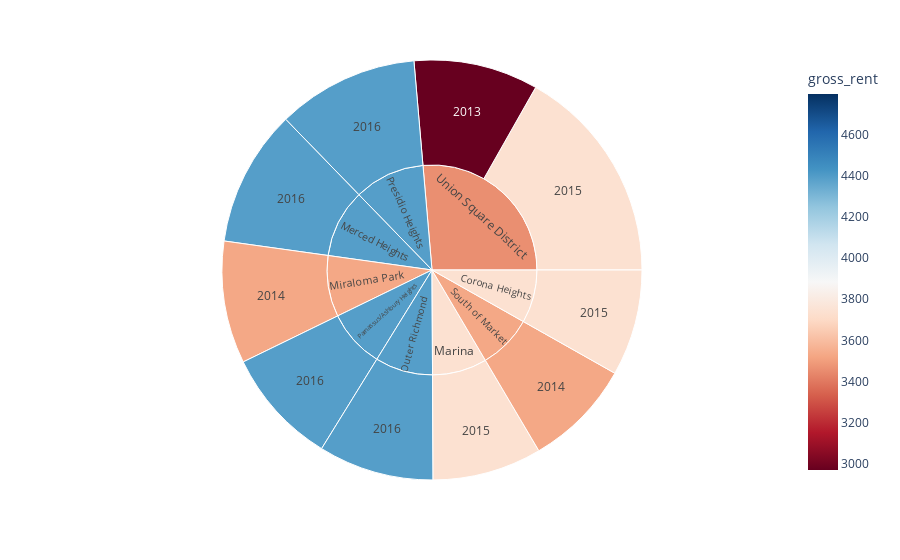

This figure's notebook cell:
### Markdown cell above
### Create a sunburst chart to conduct a costs analysis of most expensive neighborhoods in San Francisco per year

### Code cell
# Sunburst Plot
fig = px.sunburst(sfo_data_neighborhood, path=['neighborhood', 'year'], values='sale_price_sqr_foot',
                  color='gross_rent', hover_data=['neighborhood'],
                  color_continuous_scale='RdBu',
                  color_continuous_midpoint=np.average(sfo_data_neighborhood['gross_rent'], weights=sfo_data_neighborhood['sale_price_sqr_foot']))
fig.show()

### Figure 1 — Plotly figure (JSON) as saved in the notebook; plotly's stock layout.template omitted (floating-point values rounded to 4 significant figures)
{"data": [{"branchvalues": "total", "customdata": [["Union Square District", 2971], ["Miraloma Park", 3528.0], ["South of Market", 3528], ["Corona Heights", 3739], ["Marina", 3739], ["Union Square District", 3739.0], ["Merced Heights", 4390], ["Outer Richmond ", 4390], ["Parnassus/Ashbury Heights", 4390], ["Presidio Heights", 4390], ["Corona Heights", 3739], ["Marina", 3739], ["Merced Heights", 4390], ["Miraloma Park", 3528.0], ["Outer Richmond ", 4390], ["Parnassus/Ashbury Heights", 4390], ["Presidio Heights", 4390], ["South of Market", 3528], ["Union Square District", 3460.0]], "domain": {"x": [0, 1], "y": [0, 1]}, "hovertemplate": "labels=%{label}<br>sale_price_sqr_foot=%{value}<br>parent=%{parent}<br>id=%{id}<br>neighborhood=%{customdata[0]}<br>gross_rent=%{color}<extra></extra>", "ids": ["Union Square District/2013", "Miraloma Park/2014", "South of Market/2014", "Corona Heights/2015", "Marina/2015", "Union Square District/2015", "Merced Heights/2016", "Outer Richmond /2016", "Parnassus/Ashbury Heights/2016", "Presidio Heights/2016", "Corona Heights", "Marina", "Merced Heights", "Miraloma Park", "Outer Richmond ", "Parnassus/Ashbury Heights", "Presidio Heights", "South of Market", "Union Square District"], "labels": ["2013", "2014", "2014", "2015", "2015", "2015", "2016", "2016", "2016", "2016", "Corona Heights", "Marina", "Merced Heights", "Miraloma Park", "Outer Richmond ", "Parnassus/Ashbury Heights", "Presidio Heights", "South of Market", "Union Square District"], "marker": {"coloraxis": "coloraxis", "colors": [2971, 3528.0, 3528, 3739, 3739, 3739.0, 4390, 4390, 4390, 4390, 3739, 3739, 4390, 3528.0, 4390, 4390, 4390, 3528, 3460.0]}, "name": "", "parents": ["Union Square District", "Miraloma Park", "South of Market", "Corona Heights", "Marina", "Union Square District", "Merced Heights", "Outer Richmond ", "Parnassus/Ashbury Heights", "Presidio Heights", "", "", "", "", "", "", "", "", ""], "type": "sunburst", "values": [1290.0, 1268.0, 1120.0, 1101.0, 1133.0, 2259.0, 1417.0, 1197.0, 1208.0, 1466.0, 1101.0, 1133.0, 1417.0, 1268.0, 1197.0, 1208.0, 1466.0, 1120.0, 3549.0]}], "layout": {"autosize": true, "coloraxis": {"cmid": 3884.0, "colorbar": {"title": {"text": "gross_rent"}}, "colorscale": [[0, "rgb(103,0,31)"], [0.1, "rgb(178,24,43)"], [0.2, "rgb(214,96,77)"], [0.3, "rgb(244,165,130)"], [0.4, "rgb(253,219,199)"], [0.5, "rgb(247,247,247)"], [0.6, "rgb(209,229,240)"], [0.7, "rgb(146,197,222)"], [0.8, "rgb(67,147,195)"], [0.9, "rgb(33,102,172)"], [1, "rgb(5,48,97)"]]}, "legend": {"tracegroupgap": 0}, "margin": {"t": 60}}}
